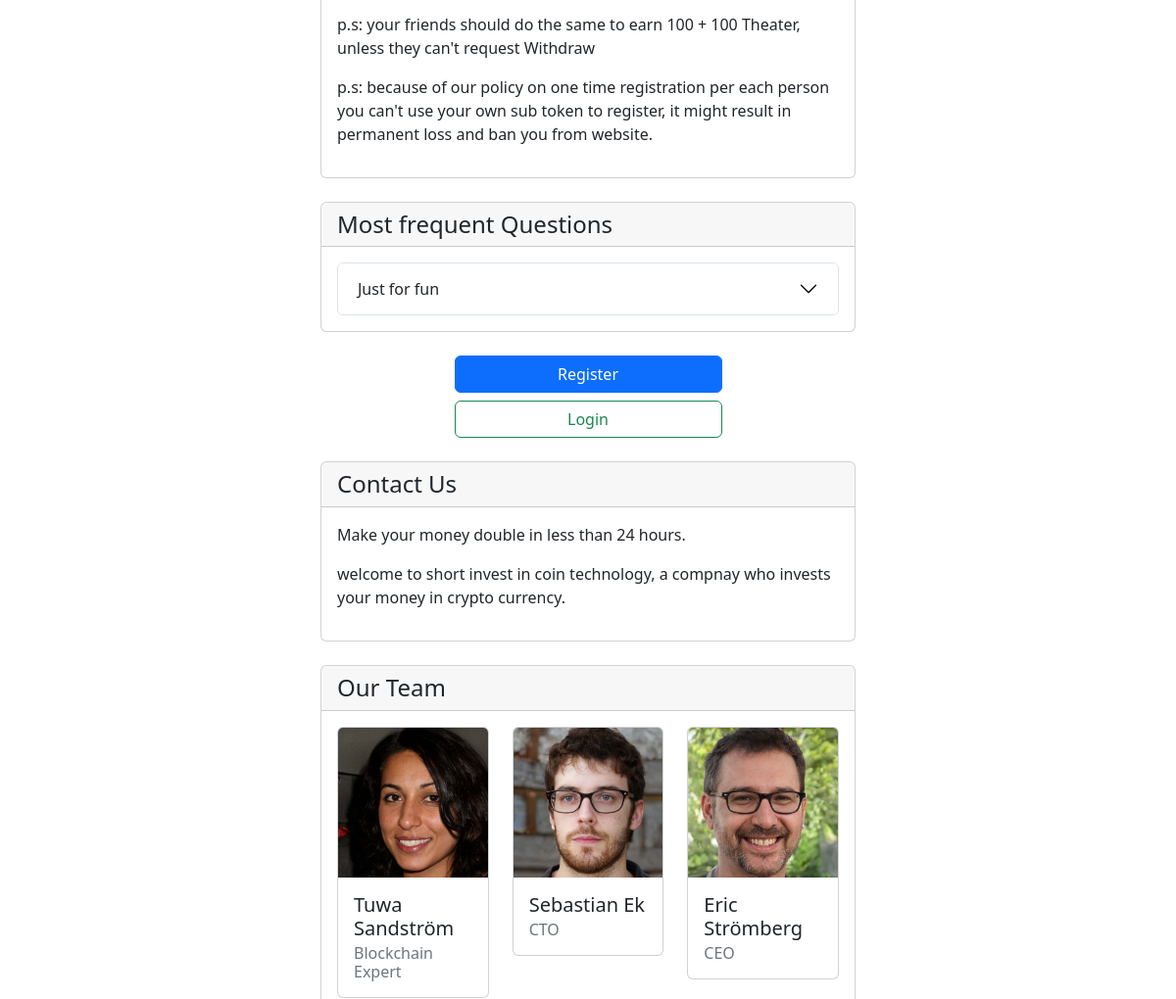
The page /manifesto (middle part) on the database as committed earlier.
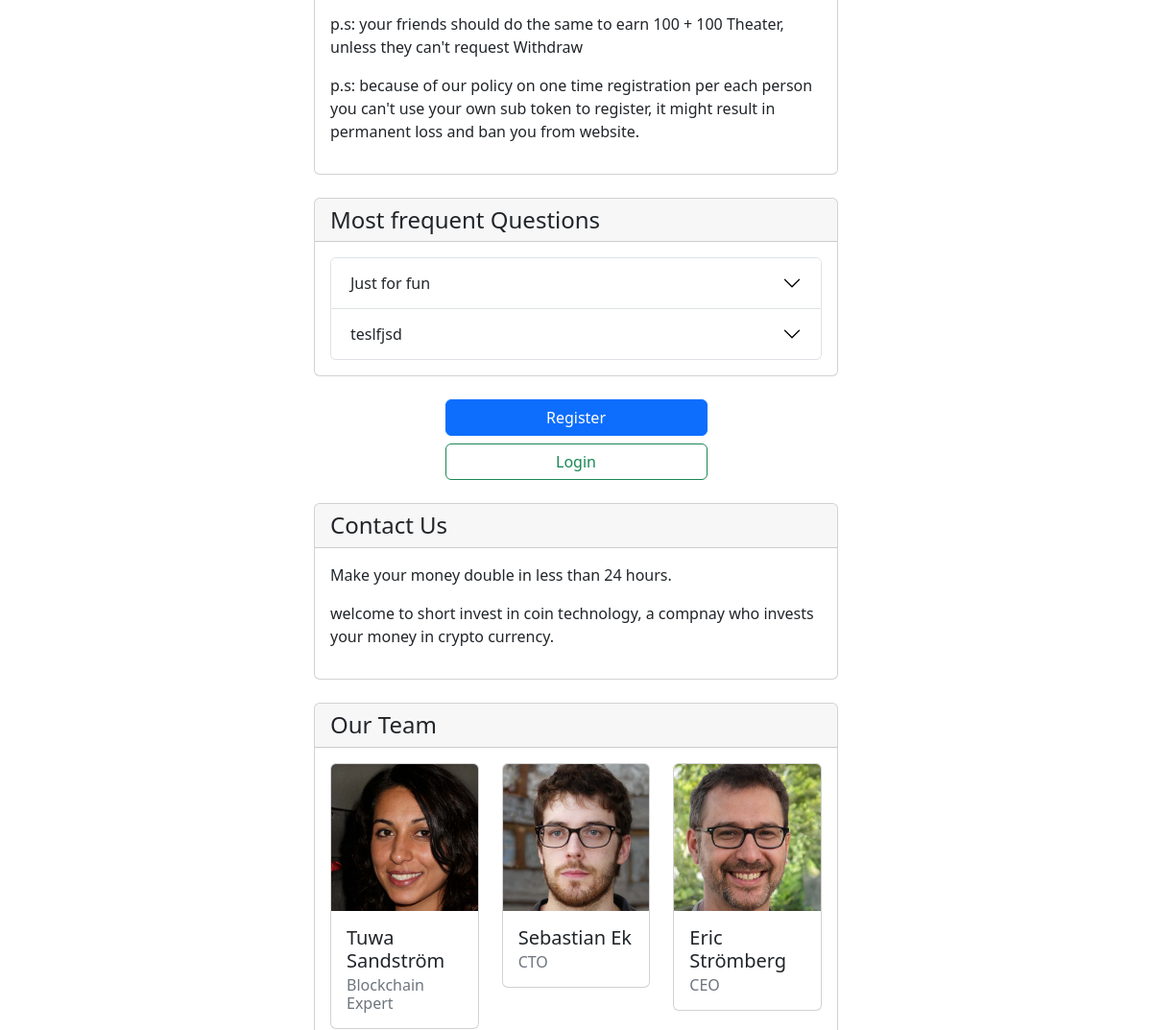
The same page on the database as committed later.
### core/models.py (models this page shows, shortened)
class Qa(models.Model):
    question = models.CharField(max_length=256, blank=False, null=False)
    answer = HTMLField()
    publish = models.BooleanField(default=True)
    created = models.DateTimeField(verbose_name="Create", auto_now_add=True, null=True)
    edited = models.DateTimeField(verbose_name="Edit", auto_now=True, null=True)
    class Meta:
        verbose_name = 'Question & Answer'
        verbose_name_plural = 'Questions & Answers'

### core/views.py (the view)
# urls.py: path('manifesto', manifest, name='manifest'),
def manifest(request):
    contact = Contact.objects.all().first()
    qas = Qa.objects.all()
    context = {
        'qas': qas,
        'contact': contact,
    }
    return render(request, 'manifest.html', context)

### templates/manifest.html (shortened to what the changed rows need)
{% load static %}
<!DOCTYPE html>
<html lang="en">
<head>
    <link rel="stylesheet" href="{% static 'css/bootstrap.css' %}">
    <link rel="stylesheet" href="{% static 'css/custom.css' %}">
</head>
<body>
<div class="container">
    <div class="row">
        <div class="col-md-12 col-xl-6">
            {% if request.user.is_authenticated %}
                {% include 'shared/navbar.html' %}
            {% else %}
                {% include 'shared/tabs.html' %}
            {% endif %}
            <br>
            <br>
            <br>
            <div class="card">
                <div class="card-body">
                    <div class="accordion" id="accordionExample">
                        {% for qa in qas %}
                            {% if qa.publish %}
                                <div class="accordion-item">
                                    <h2 class="accordion-header" id="heading{{ qa.id }}">
                                        <button class="accordion-button collapsed" type="button"
                                                data-bs-toggle="collapse"
                                                data-bs-target="#collapse{{ qa.id }}" aria-expanded="true"
                                                aria-controls="collapse{{ qa.id }}">
                                            {{ qa.question }}
                                        </button>
                                    </h2>
                                </div>
                            {% endif %}
                        {% endfor %}
                    </div>
                </div>
            </div>
            <br>
            <br>
            <br>
            <br>
            <br>
        </div>
    </div>
</div>
</body>
</html>

Rows that differ between the two databases and show on the page:
added Qa: question "teslfjsd"
